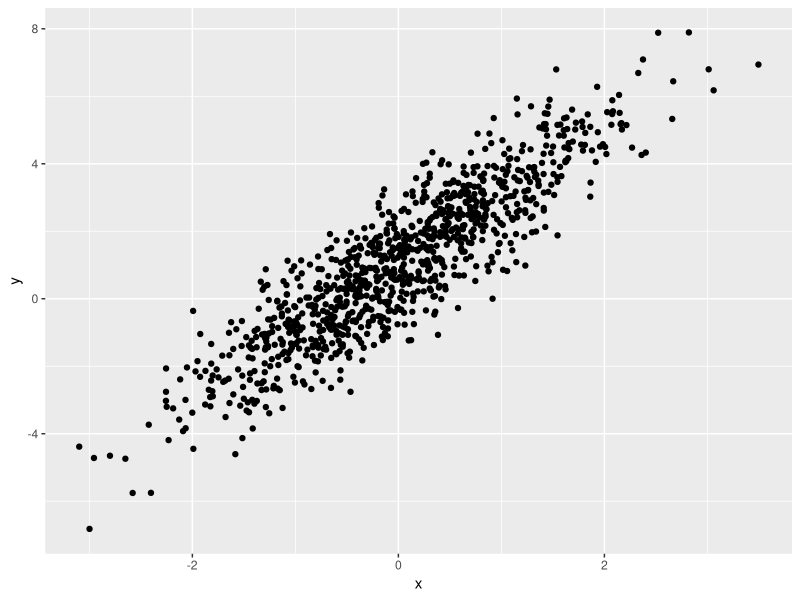
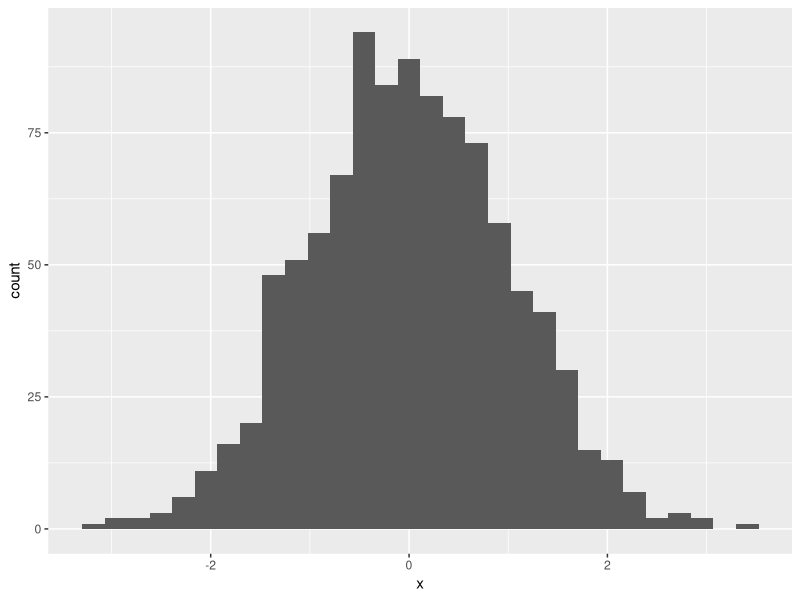
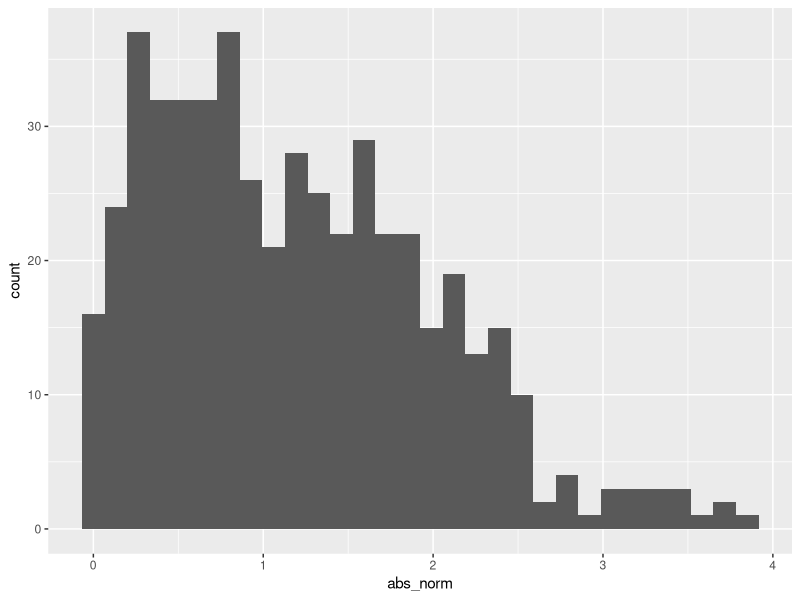

Recreate these plots in R, in order.
## ---- chunk 1
library(tidyverse)
## ---- chunk 2
samp = rnorm(100)
length(samp)
## ---- chunk 3
# option + command + i

plot_df =
  tibble(
    x = rnorm(n = 1000), # rnorm() for a normal distribution
    y = 1 + 2 * x + rnorm(n = 1000)
  )

ggplot(plot_df, aes(x = x, y = y)) + geom_point()
## ---- chunk 4
ggplot(plot_df, aes(x = x)) + geom_histogram()
## ---- chunk 5
la_df =
  tibble(
    norm = rnorm(n = 500, mean = 1),
    logical = norm > 0,
    abs_norm = abs(norm)
  )

ggplot(la_df, aes(x = abs_norm)) + geom_histogram()
